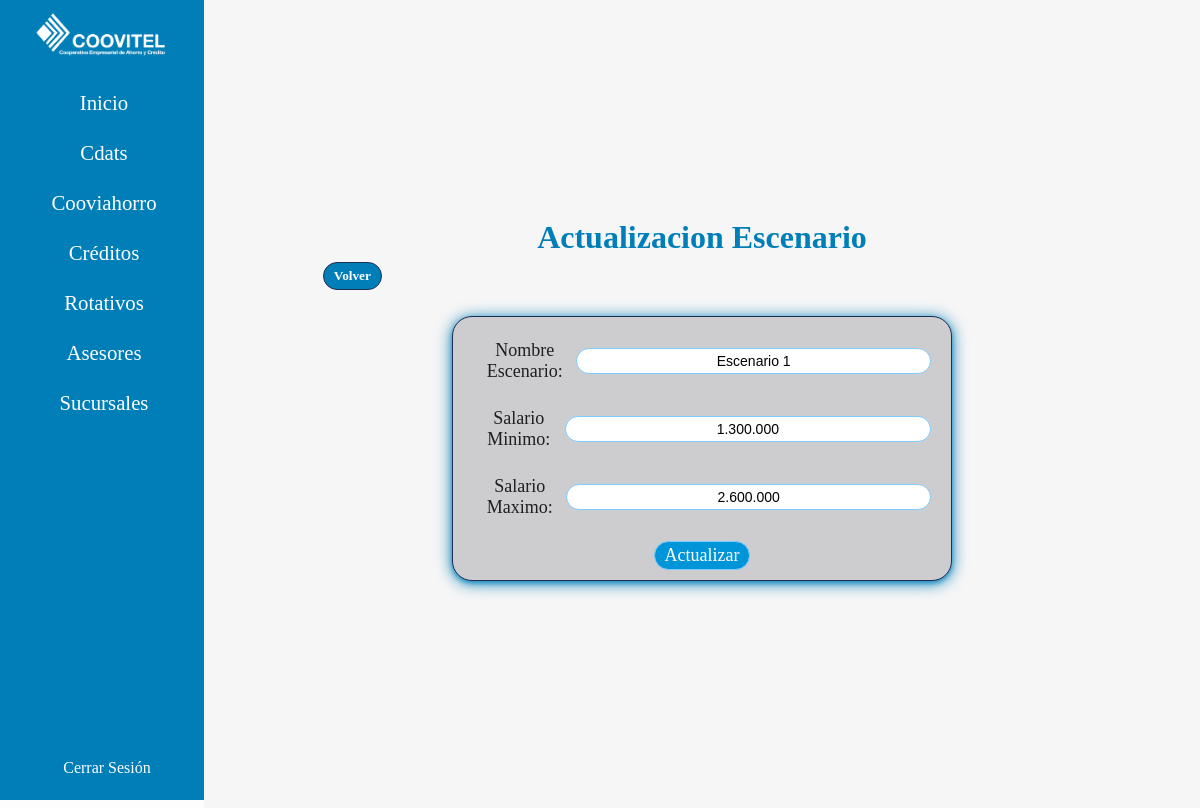
Screenshot of /rotativos/updateescenario/1/ (signed in) with the database file from the repository.
### rotativo/models.py (models this page shows, shortened)
class Escenarios(models.Model):
    name = models.CharField(max_length=200)
    salarioMin = models.CharField(max_length=200)
    salarioMax = models.CharField(max_length=200, blank=True, null=True)

### rotativo/views.py (the view)
# urls.py: path("rotativos/updateescenario/<int:id>/", views.updateEscenarios, name="updateescenario"),
@login_required
def updateEscenarios(request, id):
    escenarios = get_object_or_404(Escenarios, id=id)
    form = EscenariosForm(instance=escenarios)
    if request.method == 'POST':
        form = EscenariosForm(request.POST, instance=escenarios)
        if form.is_valid():
            form.save()
            return redirect('escenarios')
    return render(request, 'rotativos/escenarios/updateescenarios.html', {"form": form})

### rotativo/forms.py
class EscenariosForm(forms.ModelForm):
    salarioMin = forms.CharField(widget=forms.TextInput(attrs={'onInput': "handleChange('id_salarioMin')"}), label="Salario Minimo")
    salarioMax = forms.CharField(widget=forms.TextInput(attrs={'onInput': "handleChange('id_salarioMax')"}), label="Salario Maximo", required=False)
    class Meta():
        model = Escenarios
        fields = ['name', 'salarioMin', 'salarioMax']
        labels = {
            'name': 'Nombre Escenario',
        }

### controls/templates/rotativos/escenarios/updateescenarios.html (shortened to what this page needs)
{% extends "base.html" %}
{% block content %}
    <div class="types">
        <h1 class="title-type">Actualizacion Escenario</h1>
        <div class="buttons">
            <a class="bts" href="{% url 'escenarios' %}"><h5>Volver</h5></a>
        </div>
        <form method="POST" class="form">
            {{form.as_p}}
            <button onclick="return confirm('Esta seguro de actualizar este Escenario?')" class="save" type="submit">
                Actualizar
            </button>
        </form>
    </div>
{% endblock %}

### account/static/css/style.css (style rules this page uses)
:root { --backColor: #fdfdfd; --colorWhite: #fff; --colorLinks: #007eb8; --colorOne: #202d54; --colorTwo: #2c3870; --colorThree: #2d2e83; --colorFour: #007eb8; }
* { margin: 0; padding: 0; box-sizing: border-box; }
html { height: 100%; height: 100vh; font-family:Georgia, 'Times New Roman', Times, serif; color: var(--colorFour); }
body { height: auto; min-height: 100%; min-height: 100vh; overflow-y: scroll; background-color: var(--backColor); display: grid; grid-template-areas: "aside main main"; grid-template-columns: 17vw 1fr; grid-template-rows: 1fr auto; }
a { text-decoration: none; }

### controls/static/css/style2.css (style rules this page uses)
:root { --backColor: #fdfdfd; --colorWhite: #fff; --colorLinks: #007eb8; --colorOne: #202d54; --colorTwo: #2c3870; --colorThree: #2d2e83; --colorFour: #007eb8; }
.types { width: 100%; display: flex; flex-direction: column; justify-content: center; align-items: center; }
.title-type { color: var(--colorFour); }
.buttons { width: 90%; display: flex; flex-direction: row; justify-content: space-between; align-items: center; padding: 6px; }
.bts { background-color: #007eb8; border: 1px solid var(--colorOne); border-radius: 20px; padding: 5px 10px; color: #fff; transition: all .3s ease; }
.form p { padding: 10px; display: flex; flex-direction: row; justify-content: space-around; align-items: center; }
.form label { color: #1e1f20; font-weight: 500; font-size: 18px; }
.form input { margin: 0; width: 500px; border-radius: 20px; border: 1px solid #7fccff; }
.save { margin-top: 10px; font-size: 18px; padding: 3px 10px; border-radius: 20px; background-color: #0094d8; color: #fff; transition: all .3s ease; border: 1px solid #7fccff; cursor: pointer; }

### controls/static/css/options.css (style rules this page uses)
:root { --backColor: #fdfdfd; --colorWhite: #fff; --colorLinks: #007eb8; --colorOne: #202d54; --colorTwo: #2c3870; --colorThree: #2d2e83; --colorFour: #007eb8; }

### asesores/static/css/asesores.css (style rules this page uses)
form { width: 100%; max-width: 500px; margin: 0 auto; padding: 20px; background-color: #cdcdcf; border-radius: 8px; }
label { font-size: 20px; color: #333; margin-bottom: 8px; display: block; }
input, textarea { width: 100%; padding: 10px; margin: 8px 0 20px; border: 1px solid #ccc; border-radius: 5px; font-size: 14px; }
form p { display: flex; flex-direction: column; }
form p label { text-align: center; margin: 3px; font-weight: 700; }
form p input { padding: 10px 20px; border: 0; border-radius: 25px; cursor: pointer; text-align: center; }
:root { --backColor: #fdfdfd; --colorWhite: #fff; --colorLinks: #007eb8; --colorOne: #202d54; --colorTwo: #2c3870; --colorThree: #2d2e83; --colorFour: #007eb8; }
.types { width: 100%; display: flex; flex-direction: column; justify-content: center; align-items: center; }
.title-type { color: var(--colorFour); }
.buttons { width: 90%; display: flex; flex-direction: row; justify-content: space-between; align-items: center; padding: 6px; }
.bts { background-color: #007eb8; border-radius: 20px; padding: 5px 10px; color: #fff; transition: all .3s ease; }
.form p { padding: 10px; }
.form label { color: #1e1f20; font-weight: 500; font-size: 18px; }
.form input { padding: 4px 8px; border-radius: 20px; border: 1px solid #7fccff; }
.save { margin-top: 10px; font-size: 18px; padding: 3px 10px; border-radius: 20px; background-color: #0094d8; color: #fff; transition: all .3s ease; border: 1px solid #7fccff; cursor: pointer; }

### asesores/static/css/paginator.css (style rules this page uses)
:root { --backColor: #fdfdfd; --colorWhite: #fff; --colorLinks: #007eb8; --colorOne: #202d54; --colorTwo: #2c3870; --colorTwoLow: #2c387028; --colorThree: #2d2e83; --colorFour: #007eb8; }
a { text-decoration: none; color: var(--colorWhite); }
button { font-family:Georgia, 'Times New Roman', Times, serif; background-color: #2c3870; color: white; border: none; padding: 10px 20px; font-size: 16px; border: 0; border-radius: 25px; cursor: pointer; }

### rows the page displays
Escenarios: name "Escenario 1", salarioMin "1.300.000", salarioMax "2.600.000"
